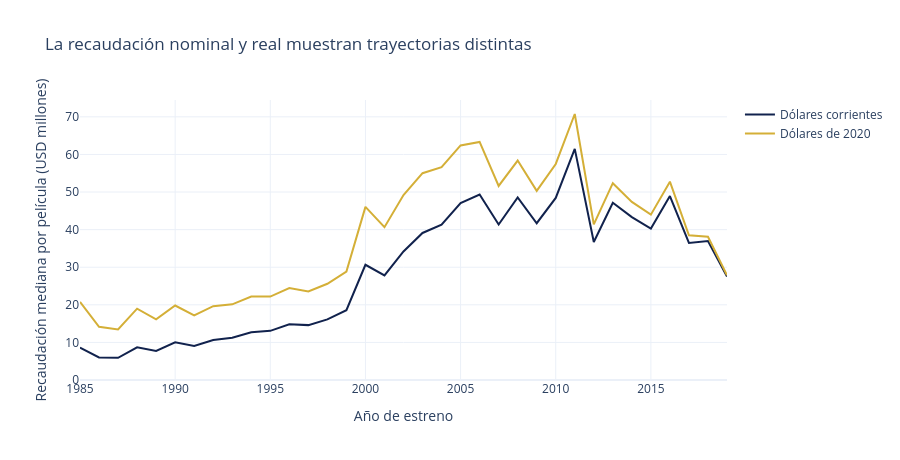

Notebook code for this chart:
### Markdown cell above
## 4.1 Evolución nominal y real de la recaudación

### Code cell
import plotly.express as px
import plotly.graph_objects as go
import plotly.io as pio

pio.templates.default = 'plotly_white'
GRIS_GRAFICO = '#BBBBBB'

figura_evolucion = go.Figure()
figura_evolucion.add_trace(go.Scatter(
    x=serie_regular.anio_estreno, y=serie_regular.nominal_millones,
    mode='lines', name='Dólares corrientes',
    line={'color':AZUL_GRAFICO,'width':2}))
figura_evolucion.add_trace(go.Scatter(
    x=serie_regular.anio_estreno, y=serie_regular.real_millones,
    mode='lines', name='Dólares de 2020',
    line={'color':DORADO_GRAFICO,'width':2}))
figura_evolucion.update_layout(
    title='La recaudación nominal y real muestran trayectorias distintas',
    xaxis_title='Año de estreno',
    yaxis_title='Recaudación mediana por película (USD millones)',
    hovermode='x unified', height=460)
figura_evolucion.update_yaxes(rangemode='tozero')
figura_evolucion.write_html(carpeta_salidas / 'evolucion_interactiva.html', include_plotlyjs='cdn')
figura_evolucion.show()

print('Años mostrados:', len(serie_regular),
      '| desde', serie_regular.anio_estreno.min(),
      'hasta', serie_regular.anio_estreno.max())

### Figure 1 — Plotly figure (JSON) as saved in the notebook; plotly's stock layout.template omitted (floating-point values rounded to 4 significant figures)
{"data": [{"line": {"color": "#11224D", "width": 2}, "mode": "lines", "name": "Dólares corrientes", "x": [1985, 1986, 1987, 1988, 1989, 1990, 1991, 1992, 1993, 1994, 1995, 1996, 1997, 1998, 1999, 2000, 2001, 2002, 2003, 2004, 2005, 2006, 2007, 2008, 2009, 2010, 2011, 2012, 2013, 2014, 2015, 2016, 2017, 2018, 2019], "y": [8.63, 5.994, 5.912, 8.674, 7.724, 10.01, 9.029, 10.64, 11.24, 12.72, 13.07, 14.82, 14.6, 16.12, 18.56, 30.65, 27.83, 34.2, 39.11, 41.32, 47.09, 49.33, 41.35, 48.56, 41.7, 48.43, 61.49, 36.71, 47.13, 43.34, 40.27, 48.92, 36.47, 36.96, 27.53], "type": "scatter"}, {"line": {"color": "#D4AF37", "width": 2}, "mode": "lines", "name": "Dólares de 2020", "x": [1985, 1986, 1987, 1988, 1989, 1990, 1991, 1992, 1993, 1994, 1995, 1996, 1997, 1998, 1999, 2000, 2001, 2002, 2003, 2004, 2005, 2006, 2007, 2008, 2009, 2010, 2011, 2012, 2013, 2014, 2015, 2016, 2017, 2018, 2019], "y": [20.76, 14.15, 13.47, 18.98, 16.12, 19.81, 17.16, 19.63, 20.13, 22.21, 22.2, 24.44, 23.54, 25.59, 28.84, 46.06, 40.66, 49.2, 55.01, 56.61, 62.39, 63.33, 51.62, 58.37, 50.31, 57.47, 70.76, 41.38, 52.35, 47.39, 43.98, 52.75, 38.51, 38.09, 27.86], "type": "scatter"}], "layout": {"title": {"text": "La recaudación nominal y real muestran trayectorias distintas"}, "xaxis": {"title": {"text": "Año de estreno"}}, "yaxis": {"title": {"text": "Recaudación mediana por película (USD millones)"}, "rangemode": "tozero"}, "hovermode": "x unified", "height": 460}}
